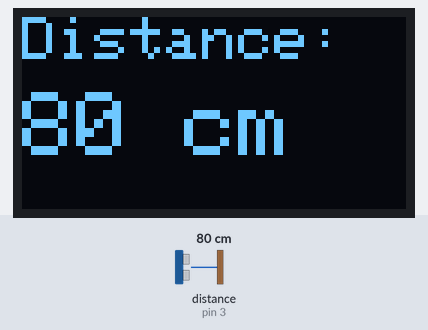
Bench run of a sketch on a simulated Arduino Uno, built with avr-gcc and run on an emulated ATmega328P. On the bench: 128×64 one-colour display. Wiring (inferred from the names in the program): ultrasonic range finder: trigger pin 2; echo pin 3. Inputs (shaded band) come from the test bench; at power-on: distance to the obstacle (sensor on pin 3) 80 cm. The echo pulse lasts 58.3 µs per cm; what the sketch prints to the serial monitor is not drawn.

Above: at 2.2 s.
2.3 s: distance to the obstacle (sensor on pin 3) set to 18 cm
At 3.8 s:
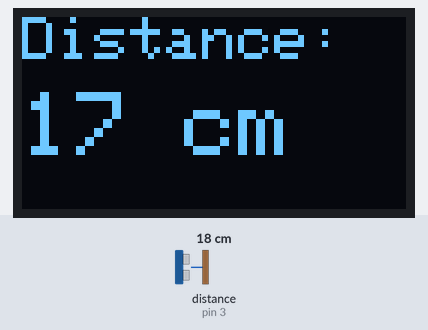
4.2 s: distance to the obstacle (sensor on pin 3) set to 2 cm
At 5.6 s:
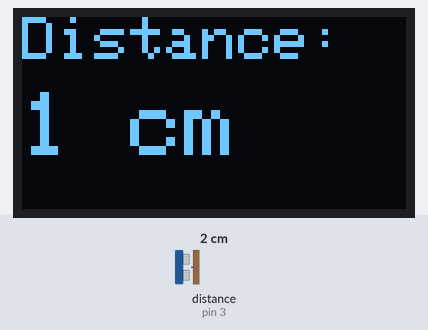
5.9 s: distance to the obstacle (sensor on pin 3) set to 4 cm
At 6.8 s:
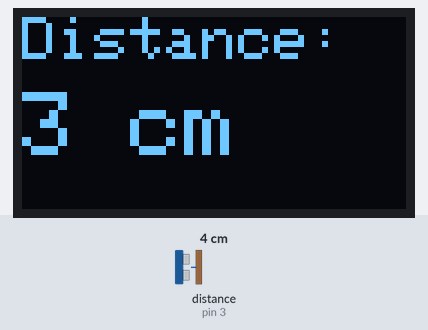
Timing chart, 0 to 8.9 s (numbered marks = the images above; inputs shaded):
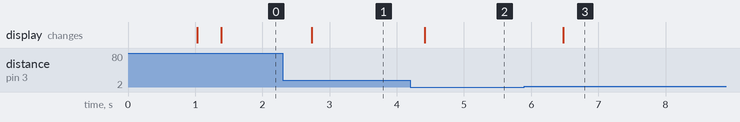

Measured:
- after the input at 2.3 s, the display: changes after 0.44 s (image 1)
- after the input at 4.2 s, the display: changes after 0.22 s (image 2)
- after the input at 5.9 s, the display: changes after 0.57 s (image 3)

The sketch:

Proj_4-MeasuringDisplay.ino
```cpp
#include <Wire.h>
#include <Adafruit_GFX.h>
#include <Adafruit_SSD1306.h>

const int Tgg_PIN = 2;
const int Echo_PIN = 3;

#define SCREEN_WIDTH 128
#define SCREEN_HEIGHT 64
#define OLED_RESET    -1
Adafruit_SSD1306 display(SCREEN_WIDTH, SCREEN_HEIGHT, &Wire, OLED_RESET);

void setup() {
  // put your setup code here, to run once:
  Serial.begin(9600);

// preventing USB powering errors
  delay(1000);

  pinMode(Tgg_PIN, OUTPUT);
  pinMode(Echo_PIN, INPUT);


  if (!display.begin(SSD1306_SWITCHCAPVCC, 0x3C)) {
    // tries to turn display on and repeats
    while (true);
  }

}

void loop() {
  // main system with random spikes filtering

  const int SAMPLES = 11;      // We will take 11 smaples (previously 5, but that didnt filter much )
  long readings[SAMPLES];     // An array to store the 5 readings
  long final_distance_cm;     // The final filtered distance

  //READ THE SENSOR 5 TIMES
  for (int i = 0; i < SAMPLES; i++) {
    // Standard Sensor Reading Logic
    long duration;
    digitalWrite(Tgg_PIN, LOW);
    delayMicroseconds(2);
    digitalWrite(Tgg_PIN, HIGH);
    delayMicroseconds(10);
    digitalWrite(Tgg_PIN, LOW);

    duration = pulseIn(Echo_PIN, HIGH);

    // Check for bad readings (timeout or 0)
    if (duration == 0 || duration > 38000) { // 38000us is 6.5m, a bad reading
      readings[i] = 999; // Give it a high "bad" value to be sorted out
    } else {
      readings[i] = duration / 29 / 2;
    }

    delay(25); // Wait 25ms between samples(10 didnt work)
  }

  // filtering the data
  // Sort an array with increasing values
  sortArray(readings, SAMPLES);

  // Get the median
  final_distance_cm = readings[SAMPLES / 2];

  // writing THE DISPLAY
  display.clearDisplay();

  display.setTextSize(2);
  display.setTextColor(WHITE);
  display.setCursor(0, 0);
  display.print("Distance:");

  display.setTextSize(3);
  display.setCursor(0, 25);
  display.print(final_distance_cm); // Print the CLEAN value
  display.print(" cm");

  display.display();

  //DEBUG
  Serial.print("Raw: [");
  for(int i=0; i < SAMPLES; i++) {
    Serial.print(readings[i]);
    Serial.print(" ");
  }
  Serial.print("] -> Filtered: ");
  Serial.println(final_distance_cm);

  delay(100);
}


//bubblesorting system
void sortArray(long *array, int size) {
  for(int i=0; i < size-1; i++) {
    for(int j=0; j < size-1-i; j++) {
      if(array[j] > array[j+1]) {
        long temp = array[j];
        array[j] = array[j+1];
        array[j+1] = temp;
      }
    }
  }
}
```
